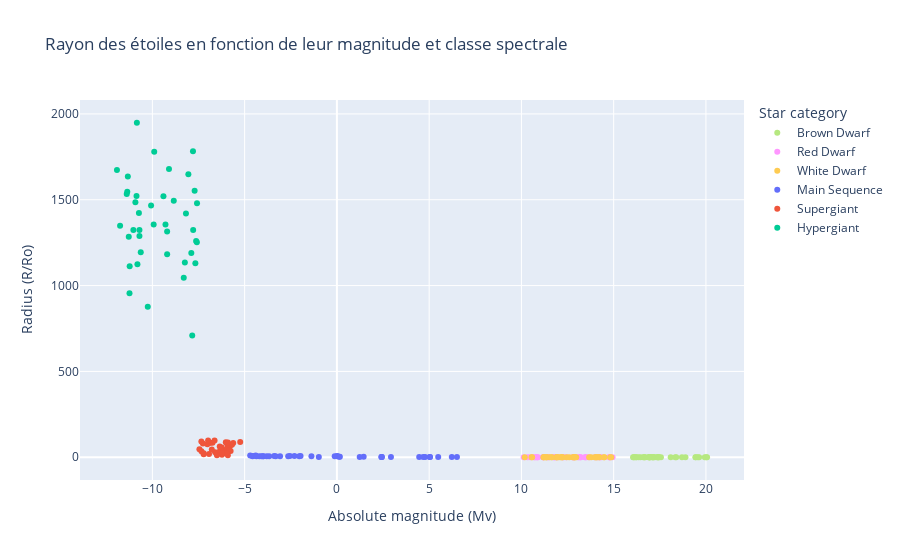

Notebook source saved alongside this figure:
### Code cell
color_map = {
    'O': 'blue',
    'B': 'lightskyblue',
    'A': 'gray',
    'F': 'yellow',
    'G': 'gold',
    'K': 'orange',
    'M': 'red'
}

fig = px.scatter(stars, x='Absolute magnitude (Mv)', y='Radius (R/Ro)', color='Star category',
                 color_discrete_map=color_map,
                 title='Rayon des étoiles en fonction de leur magnitude et classe spectrale')
fig.show()

### Figure 1 — Plotly figure (JSON) as saved in the notebook; plotly's stock layout.template omitted (floating-point values rounded to 4 significant figures)
{"data": [{"hovertemplate": "Star category=Brown Dwarf<br>Absolute magnitude (Mv)=%{x}<br>Radius (R/Ro)=%{y}<extra></extra>", "legendgroup": "Brown Dwarf", "marker": {"color": "#B6E880", "symbol": "circle"}, "mode": "markers", "name": "Brown Dwarf", "orientation": "v", "showlegend": true, "type": "scatter", "x": [16.12, 16.6, 18.7, 16.65, 20.06, 16.98, 17.22, 17.4, 17.45, 16.05, 16.23, 16.94, 16.09, 16.96, 18.89, 17.13, 18.34, 16.45, 17.39, 19.43, 17.16, 19.94, 20.02, 16.92, 17.12, 19.63, 16.88, 16.71, 19.56, 18.09, 16.21, 18.39, 17.56, 17.34, 17.08, 16.93, 17.45, 16.67, 19.45, 16.35], "xaxis": "x", "y": [0.17, 0.1542, 0.102, 0.16, 0.103, 0.11, 0.127, 0.096, 0.11, 0.13, 0.057, 0.19, 0.094, 0.0918, 0.116, 0.132, 0.093, 0.0911, 0.118, 0.12, 0.0912, 0.0976, 0.11, 0.0932, 0.109, 0.121, 0.0932, 0.0899, 0.0782, 0.0856, 0.0915, 0.116, 0.126, 0.0987, 0.0773, 0.0973, 0.119, 0.0998, 0.112, 0.129], "yaxis": "y"}, {"hovertemplate": "Star category=Red Dwarf<br>Absolute magnitude (Mv)=%{x}<br>Radius (R/Ro)=%{y}<extra></extra>", "legendgroup": "Red Dwarf", "marker": {"color": "#FF97FF", "symbol": "circle"}, "mode": "markers", "name": "Red Dwarf", "orientation": "v", "showlegend": true, "type": "scatter", "x": [10.69, 11.79, 13.21, 10.48, 11.78, 13.07, 14.79, 10.8, 13.53, 11.18, 12.3, 10.12, 13.2, 11.94, 10.89, 11.76, 13.46, 11.87, 12.81, 13.98, 10.87, 10.34, 11.17, 13.12, 14.23, 14.75, 11.43, 14.26, 12.23, 14.33, 11.47, 10.73, 13.45, 12.85, 12.43, 13.67, 14.12, 14.94, 12.78, 14.78], "xaxis": "x", "y": [0.51, 0.3761, 0.196, 0.393, 0.14, 0.24, 0.16, 0.47, 0.1967, 0.351, 0.273, 0.38, 0.18, 0.35, 0.291, 0.35, 0.24, 0.307, 0.098, 0.161, 0.492, 0.38, 0.31, 0.34, 0.62, 0.73, 0.24, 0.56, 0.34, 0.256, 0.148, 0.46, 0.28, 0.378, 0.319, 0.67, 0.258, 0.336, 0.471, 0.675], "yaxis": "y"}, {"hovertemplate": "Star category=White Dwarf<br>Absolute magnitude (Mv)=%{x}<br>Radius (R/Ro)=%{y}<extra></extra>", "legendgroup": "White Dwarf", "marker": {"color": "#FECB52", "symbol": "circle"}, "mode": "markers", "name": "White Dwarf", "orientation": "v", "showlegend": true, "type": "scatter", "x": [10.58, 14.02, 14.23, 14.5, 11.89, 12.23, 14.2, 14.47, 12.59, 14.08, 14.09, 12.02, 13.78, 12.45, 12.17, 13.98, 12.13, 11.19, 12.97, 11.34, 13.67, 11.52, 12.78, 11.92, 11.38, 14.87, 12.83, 12.89, 14.81, 11.23, 12.87, 11.92, 12.23, 12.9, 11.22, 11.34, 10.55, 10.18, 11.66, 11.62], "xaxis": "x", "y": [0.0084, 0.01234, 0.011, 0.01, 0.014, 0.00984, 0.0097, 0.0128, 0.011, 0.013, 0.012, 0.0092, 0.0095, 0.015, 0.0089, 0.0109, 0.0092, 0.0087, 0.00892, 0.0131, 0.00981, 0.0112, 0.00934, 0.00972, 0.00898, 0.00879, 0.00945, 0.00892, 0.00878, 0.00996, 0.0121, 0.0114, 0.0113, 0.0116, 0.0124, 0.0142, 0.0127, 0.0104, 0.0106, 0.00998], "yaxis": "y"}, {"hovertemplate": "Star category=Main Sequence<br>Absolute magnitude (Mv)=%{x}<br>Radius (R/Ro)=%{y}<extra></extra>", "legendgroup": "Main Sequence", "marker": {"color": "#636efa", "symbol": "circle"}, "mode": "markers", "name": "Main Sequence", "orientation": "v", "showlegend": true, "type": "scatter", "x": [-4.7, -4.2, -1.97, 0.16, 5.05, 2.42, 2.41, 2.93, 4.46, 5.03, 5.49, 6.506, 6.228, 4.78, 1.45, -2.3, 4.68, 2.44, 0.02, -4.4, -4.01, 0.12, -2.04, -3.32, -3.98, -4.09, -3.8, -3.4, -1.38, -4.56, -3.67, 0.013, -0.12, -2.55, -4.57, -4.36, 1.236, -3.08, -2.64, -0.98], "xaxis": "x", "y": [10.6, 6.3, 7.2, 2.89, 0.9, 1.8, 1.12, 0.98, 1.106, 0.99, 0.91, 0.865, 0.795, 1.13, 2.63, 6.98, 0.876, 1.34, 7.01, 10.2, 6.02, 2.487, 5.745, 5.68, 5.92, 6.4, 5.49, 6.78, 6.21, 6.86, 6.36, 5.856, 5.992, 6.64, 6.39, 6.237, 1.91, 6.03, 5.653, 1.93], "yaxis": "y"}, {"hovertemplate": "Star category=Supergiant<br>Absolute magnitude (Mv)=%{x}<br>Radius (R/Ro)=%{y}<extra></extra>", "legendgroup": "Supergiant", "marker": {"color": "#EF553B", "symbol": "circle"}, "mode": "markers", "name": "Supergiant", "orientation": "v", "showlegend": true, "type": "scatter", "x": [-6.93, -6.2, -6.02, -7.22, -6, -6.6, -6.78, -5.24, -6.74, -6.1, -6.5, -6.23, -5.76, -6.89, -5.91, -6.12, -5.83, -6.34, -6.24, -5.79, -5.92, -6.245, -5.62, -6.63, -7.34, -7.22, -5.69, -5.83, -6.09, -5.99, -6.27, -7.02, -6.98, -5.975, -6.35, -7.45, -7.262, -6.224, -5.905, -7.346], "xaxis": "x", "y": [19, 23, 88, 17, 25, 29, 45, 89, 84, 26, 12, 14, 36, 83, 12, 42, 63, 36, 57, 67, 57, 36, 83, 97, 35, 24, 73, 39, 30, 24, 35, 76, 98, 81, 62, 46, 80, 25, 86, 92], "yaxis": "y"}, {"hovertemplate": "Star category=Hypergiant<br>Absolute magnitude (Mv)=%{x}<br>Radius (R/Ro)=%{y}<extra></extra>", "legendgroup": "Hypergiant", "marker": {"color": "#00cc96", "symbol": "circle"}, "mode": "markers", "name": "Hypergiant", "orientation": "v", "showlegend": true, "type": "scatter", "x": [-9.4, -7.63, -9.2, -8.05, -7.79, -11.75, -11.92, -11.28, -11.24, -11.36, -10.7, -10.81, -11.33, -10.92, -10.86, -11.03, -11.39, -10.25, -10.07, -10.7, -7.58, -8.18, -9.2, -9.1, -7.89, -7.71, -8.3, -9.9, -7.84, -8.24, -8.84, -9.29, -10.84, -7.59, -7.67, -9.93, -10.63, -10.73, -11.23, -7.8], "xaxis": "x", "y": [1520, 1260, 1183, 1648, 1324, 1349, 1673, 1284, 955, 1546, 1289, 1124, 1635, 1486, 1522, 1324, 1534, 876, 1467, 1324, 1480, 1420, 1315, 1679, 1190, 1553, 1045, 1779, 708.9, 1134.0, 1494, 1356, 1948.0, 1252, 1130, 1356, 1194, 1423, 1112, 1783], "yaxis": "y"}], "layout": {"legend": {"title": {"text": "Star category"}, "tracegroupgap": 0}, "title": {"text": "Rayon des étoiles en fonction de leur magnitude et classe spectrale"}, "xaxis": {"anchor": "y", "domain": [0, 1], "title": {"text": "Absolute magnitude (Mv)"}}, "yaxis": {"anchor": "x", "domain": [0, 1], "title": {"text": "Radius (R/Ro)"}}}}
